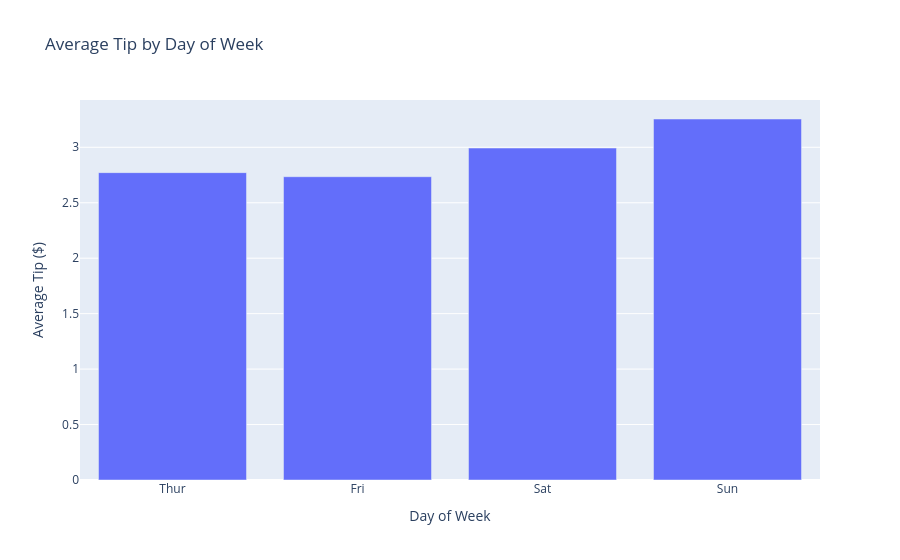

The notebook cell saved with this chart:
### Markdown cell above
`px.bar()` creates an interactive bar chart. This replaces the old `tips.groupby('day')['tip'].mean().iplot(kind='bar')` method from cufflinks.

**Usecase:** Compare the average tip amount across different days (Thu, Fri, Sat, Sun) as an interactive bar chart.

### Code cell
# Interactive bar chart of average tip by day (replaces cufflinks version)
avg_tip_by_day = tips.groupby('day')['tip'].mean().reset_index()
fig = px.bar(
    avg_tip_by_day, 
    x='day', 
    y='tip',
    title='Average Tip by Day of Week',
    labels={'tip': 'Average Tip ($)', 'day': 'Day of Week'}
)
fig.show()

### Figure 1 — Plotly figure (JSON) as saved in the notebook; plotly's stock layout.template omitted (floating-point values rounded to 4 significant figures)
{"data": [{"hovertemplate": "Day of Week=%{x}<br>Average Tip ($)=%{y}<extra></extra>", "legendgroup": "", "marker": {"color": "#636efa", "pattern": {"shape": ""}}, "name": "", "orientation": "v", "showlegend": false, "textposition": "auto", "type": "bar", "x": ["Thur", "Fri", "Sat", "Sun"], "xaxis": "x", "y": [2.771, 2.735, 2.993, 3.255], "yaxis": "y"}], "layout": {"barmode": "relative", "legend": {"tracegroupgap": 0}, "title": {"text": "Average Tip by Day of Week"}, "xaxis": {"anchor": "y", "domain": [0, 1], "title": {"text": "Day of Week"}}, "yaxis": {"anchor": "x", "domain": [0, 1], "title": {"text": "Average Tip ($)"}}}}
